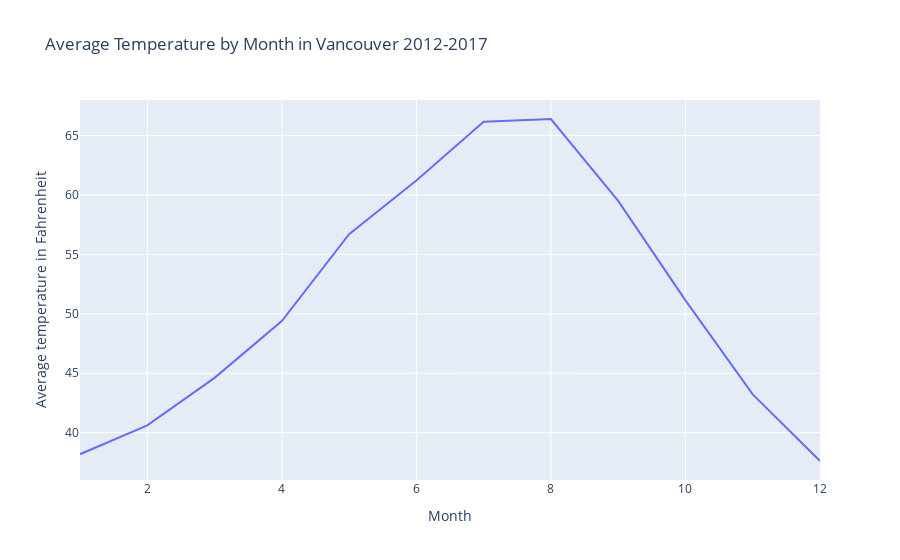

Notebook code cell kept with this figure:
### Markdown cell above
### 4. For the two cities you found in for problem 4 (there are many possible answers), clean up the data via aggregation or rolling averages and plot a clear visual

### Code cell
# plot average temperature by month
px.line(filled_df.groupby('Month').agg({'Vancouver':'mean'}).reset_index(), x='Month', y='Vancouver',
       labels={
                     "Month": "Month",
                     "Vancouver": "Average temperature in Fahrenheit",
                 },
                title="Average Temperature by Month in Vancouver 2012-2017")

### Figure 1 — Plotly figure (JSON) as saved in the notebook; plotly's stock layout.template omitted (floating-point values rounded to 4 significant figures)
{"data": [{"hovertemplate": "Month=%{x}<br>Average temperature in Fahrenheit=%{y}<extra></extra>", "legendgroup": "", "line": {"color": "#636efa", "dash": "solid"}, "mode": "lines", "name": "", "orientation": "v", "showlegend": false, "type": "scatter", "x": [1, 2, 3, 4, 5, 6, 7, 8, 9, 10, 11, 12], "xaxis": "x", "y": [38.18, 40.62, 44.61, 49.39, 56.7, 61.21, 66.16, 66.39, 59.5, 51.13, 43.22, 37.61], "yaxis": "y"}], "layout": {"legend": {"tracegroupgap": 0}, "title": {"text": "Average Temperature by Month in Vancouver 2012-2017"}, "xaxis": {"anchor": "y", "domain": [0, 1], "title": {"text": "Month"}}, "yaxis": {"anchor": "x", "domain": [0, 1], "title": {"text": "Average temperature in Fahrenheit"}}}}
